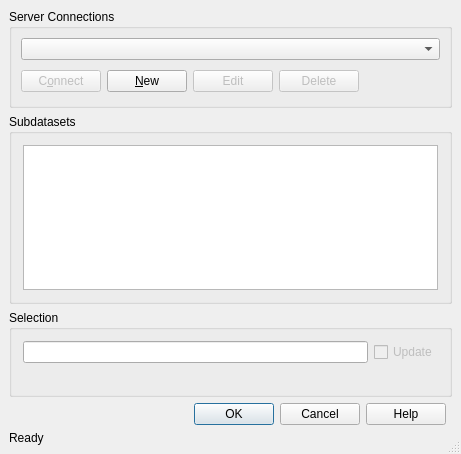
<?xml version="1.0" encoding="UTF-8"?>
<ui version="4.0">
 <class>SelectGeoRasterBase</class>
 <widget class="QDialog" name="SelectGeoRasterBase">
  <property name="geometry">
   <rect>
    <x>0</x>
    <y>0</y>
    <width>461</width>
    <height>454</height>
   </rect>
  </property>
  <property name="windowTitle">
   <string>Select Oracle Spatial GeoRaster</string>
  </property>
  <property name="windowIcon">
   <iconset>
    <normaloff>../../ui</normaloff>../../ui</iconset>
  </property>
  <property name="sizeGripEnabled">
   <bool>true</bool>
  </property>
  <property name="modal">
   <bool>true</bool>
  </property>
  <layout class="QGridLayout">
   <property name="margin">
    <number>9</number>
   </property>
   <property name="spacing">
    <number>6</number>
   </property>
   <item row="0" column="0" colspan="2">
    <widget class="QGroupBox" name="GroupBox1">
     <property name="title">
      <string>Server Connections</string>
     </property>
     <layout class="QGridLayout">
      <property name="margin">
       <number>9</number>
      </property>
      <property name="spacing">
       <number>6</number>
      </property>
      <item row="0" column="0" colspan="5">
       <widget class="QComboBox" name="cmbConnections"/>
      </item>
      <item row="1" column="2">
       <widget class="QPushButton" name="btnEdit">
        <property name="enabled">
         <bool>false</bool>
        </property>
        <property name="text">
         <string>Edit</string>
        </property>
       </widget>
      </item>
      <item row="1" column="3">
       <widget class="QPushButton" name="btnDelete">
        <property name="enabled">
         <bool>false</bool>
        </property>
        <property name="text">
         <string>Delete</string>
        </property>
       </widget>
      </item>
      <item row="1" column="1">
       <widget class="QPushButton" name="btnNew">
        <property name="text">
         <string>&amp;New</string>
        </property>
       </widget>
      </item>
      <item row="1" column="0">
       <widget class="QPushButton" name="btnConnect">
        <property name="enabled">
         <bool>false</bool>
        </property>
        <property name="text">
         <string>C&amp;onnect</string>
        </property>
       </widget>
      </item>
      <item row="1" column="4">
       <spacer>
        <property name="orientation">
         <enum>Qt::Horizontal</enum>
        </property>
        <property name="sizeType">
         <enum>QSizePolicy::Expanding</enum>
        </property>
        <property name="sizeHint" stdset="0">
         <size>
          <width>131</width>
          <height>30</height>
         </size>
        </property>
       </spacer>
      </item>
     </layout>
    </widget>
   </item>
   <item row="1" column="0" colspan="2">
    <widget class="QGroupBox" name="btnGrpImageEncoding">
     <property name="sizePolicy">
      <sizepolicy hsizetype="Preferred" vsizetype="Preferred">
       <horstretch>0</horstretch>
       <verstretch>0</verstretch>
      </sizepolicy>
     </property>
     <property name="minimumSize">
      <size>
       <width>16</width>
       <height>64</height>
      </size>
     </property>
     <property name="title">
      <string>Subdatasets</string>
     </property>
     <layout class="QVBoxLayout" name="verticalLayout">
      <item>
       <widget class="QListWidget" name="listWidget">
        <property name="sizePolicy">
         <sizepolicy hsizetype="Expanding" vsizetype="Expanding">
          <horstretch>0</horstretch>
          <verstretch>0</verstretch>
         </sizepolicy>
        </property>
        <property name="autoFillBackground">
         <bool>false</bool>
        </property>
       </widget>
      </item>
     </layout>
    </widget>
   </item>
   <item row="3" column="0">
    <widget class="QDialogButtonBox" name="buttonBox">
     <property name="standardButtons">
      <set>QDialogButtonBox::Cancel|QDialogButtonBox::Help|QDialogButtonBox::Ok</set>
     </property>
    </widget>
   </item>
   <item row="2" column="0" colspan="2">
    <widget class="QGroupBox" name="gbCRS">
     <property name="title">
      <string>Selection</string>
     </property>
     <layout class="QGridLayout" name="gridLayout_1">
      <item row="0" column="0">
       <widget class="QLineEdit" name="lineEdit"/>
      </item>
      <item row="0" column="1">
       <widget class="QCheckBox" name="checkBox">
        <property name="enabled">
         <bool>false</bool>
        </property>
        <property name="text">
         <string>Update</string>
        </property>
       </widget>
      </item>
      <item row="1" column="0">
       <widget class="QLabel" name="labelCoordRefSys">
        <property name="text">
         <string/>
        </property>
       </widget>
      </item>
     </layout>
    </widget>
   </item>
   <item row="4" column="0">
    <widget class="QLabel" name="labelStatus">
     <property name="sizePolicy">
      <sizepolicy hsizetype="Ignored" vsizetype="Preferred">
       <horstretch>0</horstretch>
       <verstretch>0</verstretch>
      </sizepolicy>
     </property>
     <property name="text">
      <string>Ready</string>
     </property>
     <property name="wordWrap">
      <bool>false</bool>
     </property>
    </widget>
   </item>
  </layout>
 </widget>
 <layoutdefault spacing="6" margin="11"/>
 <tabstops>
  <tabstop>cmbConnections</tabstop>
  <tabstop>btnConnect</tabstop>
  <tabstop>btnNew</tabstop>
  <tabstop>btnEdit</tabstop>
  <tabstop>btnDelete</tabstop>
  <tabstop>listWidget</tabstop>
  <tabstop>lineEdit</tabstop>
  <tabstop>checkBox</tabstop>
  <tabstop>buttonBox</tabstop>
 </tabstops>
 <resources/>
 <connections>
  <connection>
   <sender>buttonBox</sender>
   <signal>accepted()</signal>
   <receiver>SelectGeoRasterBase</receiver>
   <slot>accept()</slot>
   <hints>
    <hint type="sourcelabel">
     <x>378</x>
     <y>406</y>
    </hint>
    <hint type="destinationlabel">
     <x>460</x>
     <y>372</y>
    </hint>
   </hints>
  </connection>
  <connection>
   <sender>buttonBox</sender>
   <signal>rejected()</signal>
   <receiver>SelectGeoRasterBase</receiver>
   <slot>reject()</slot>
   <hints>
    <hint type="sourcelabel">
     <x>297</x>
     <y>406</y>
    </hint>
    <hint type="destinationlabel">
     <x>455</x>
     <y>434</y>
    </hint>
   </hints>
  </connection>
 </connections>
</ui>
